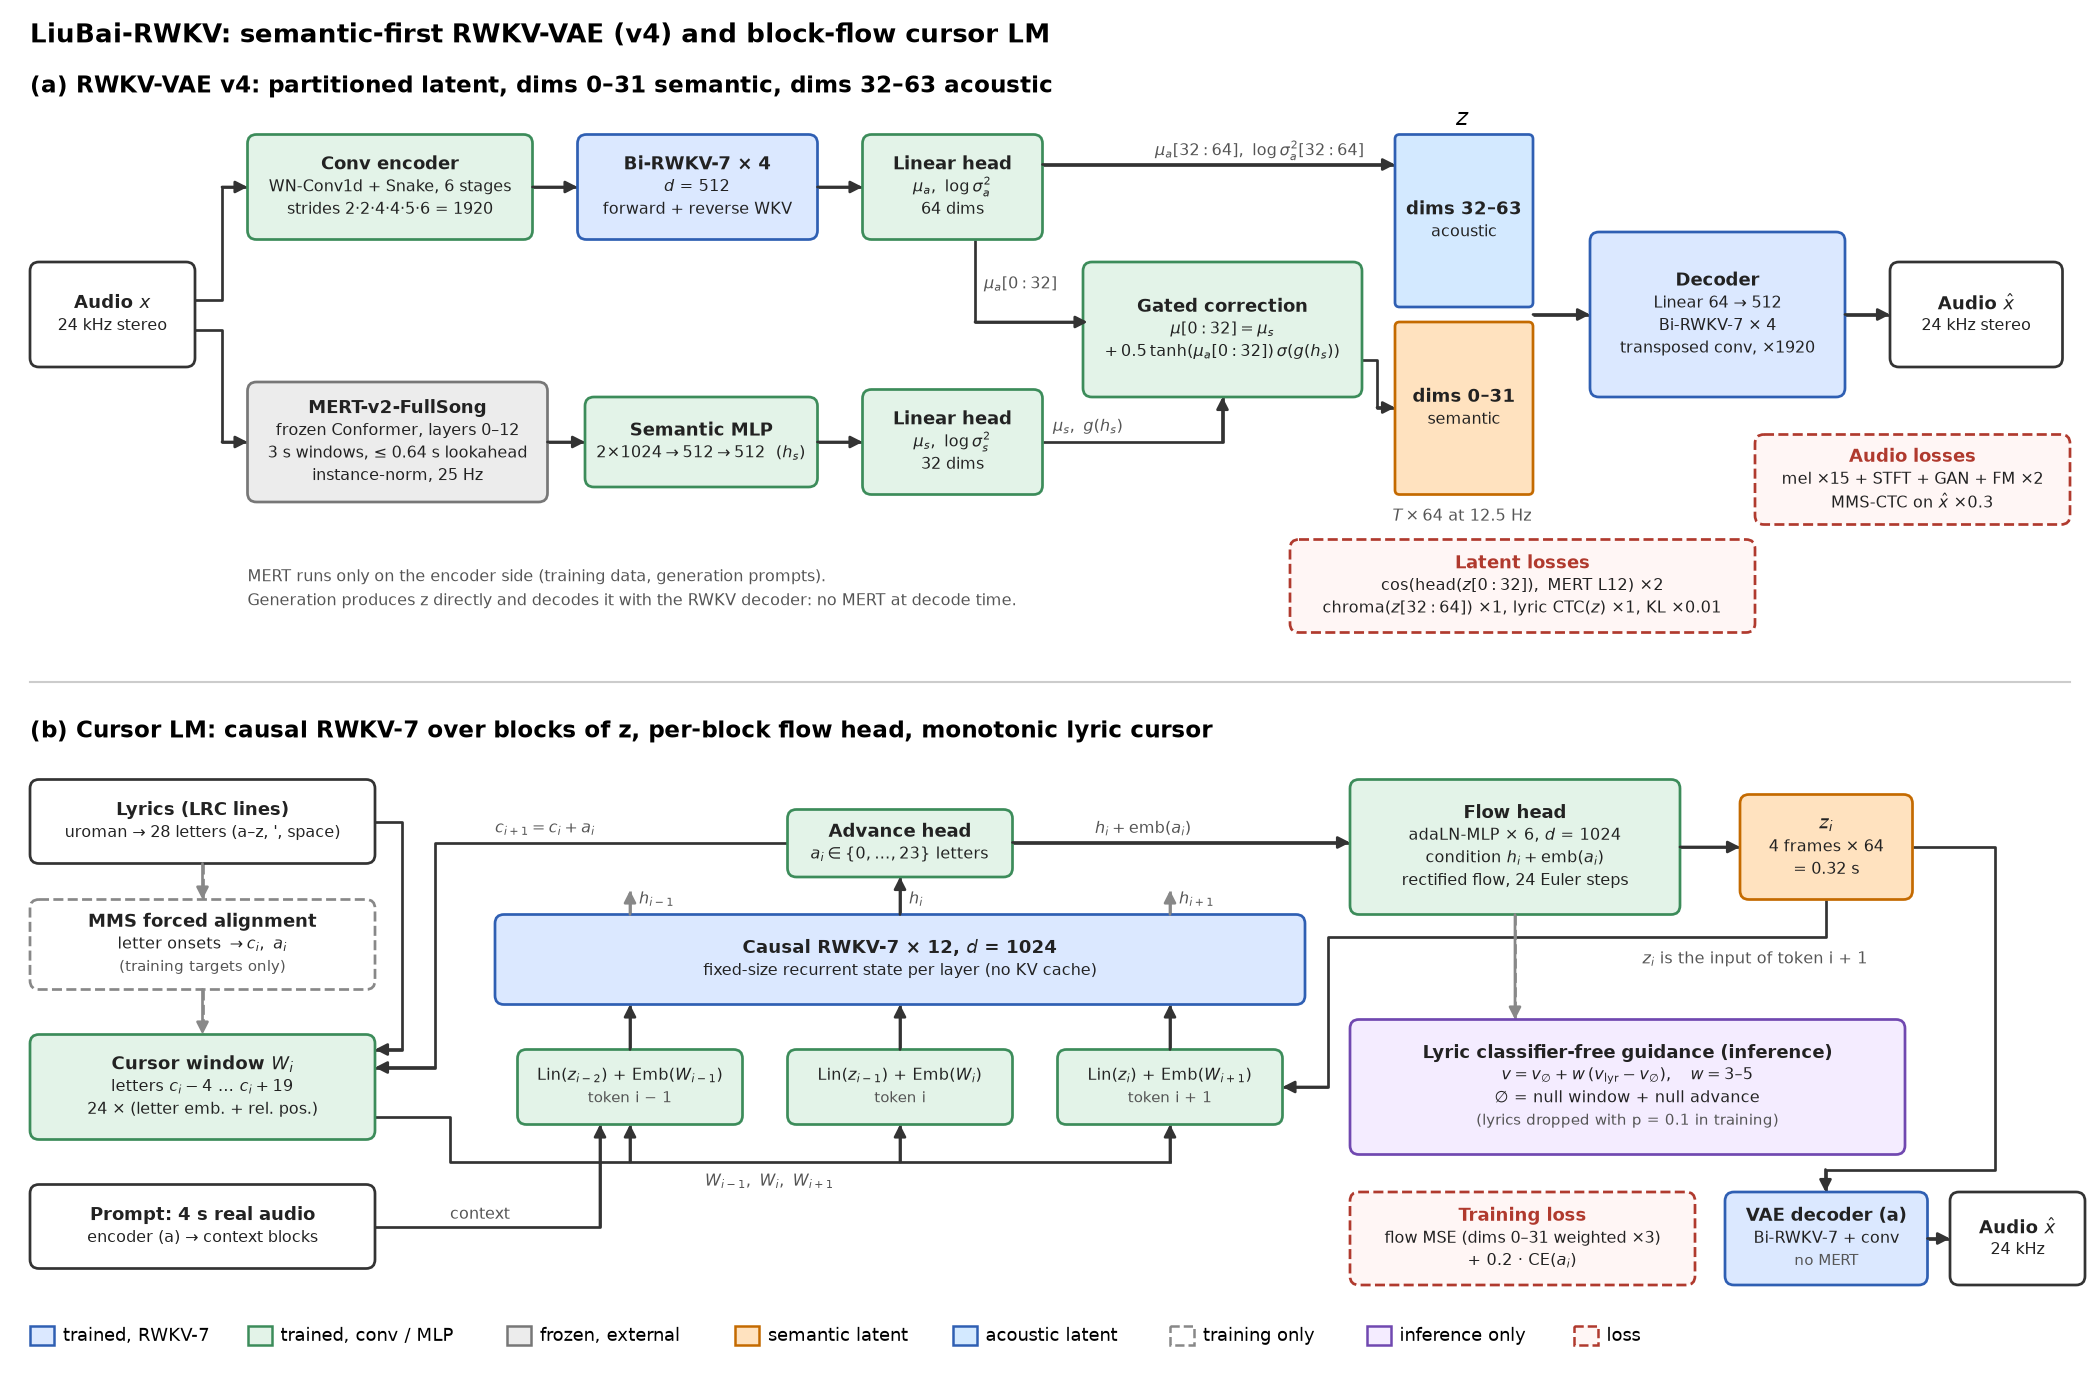

This figure's Python source:
#!/usr/bin/env python3
"""Architecture figure for the paper: LiuBai-RWKV = semantic-first RWKV-VAE (v4) + block-flow cursor LM.
Numbers follow out/vae/v4/config.json, out/clm/cursor_v4b/config.json and vae/{model,cursor_lm,rwkv}.py.
usage: python liubai_arch.py  ->  liubai_arch.pdf (vector, for LaTeX) + liubai_arch.png (preview)"""
import matplotlib
matplotlib.use("Agg")
import matplotlib.pyplot as plt
from matplotlib.patches import FancyBboxPatch, Rectangle
from pathlib import Path

plt.rcParams.update({"font.family": "DejaVu Sans", "mathtext.fontset": "dejavusans", "font.size": 8.5})
W, H = 1400, 925
fig = plt.figure(figsize=(W / 100, H / 100)); ax = fig.add_axes([0, 0, 1, 1]); ax.set_xlim(0, W); ax.set_ylim(H, 0); ax.axis("off")

STY = dict(rwkv=("#dbe8ff", "#2f5fb3", "-", ""), mlp=("#e3f3e8", "#3c8c5a", "-", ""), frz=("#ececec", "#777777", "-", ""),
           sem=("#ffe2bf", "#c46a00", "-", ""), aco=("#d3e9ff", "#2f5fb3", "-", ""), io=("#ffffff", "#333333", "-", ""),
           cfg=("#f4ecff", "#7048b0", "-", ""), train=("#ffffff", "#888888", "--", ""), loss=("#fff6f5", "#b03a2e", "--", ""))


def box(x, y, w, h, st, title=None, lines=(), small=(), r=6):
    fc, ec, ls, hatch = STY[st]
    ax.add_patch(FancyBboxPatch((x, y), w, h, boxstyle=f"round,pad=0,rounding_size={r}", fc=fc, ec=ec, ls=ls, lw=1.3,
                                hatch=hatch, zorder=2))
    rows = ([(title, dict(fontweight="bold", fontsize=8.8, color="#b03a2e" if st == "loss" else "#222"))] if title else []) \
        + [(t, dict(fontsize=7.9, color="#222")) for t in lines] + [(t, dict(fontsize=7.3, color="#555")) for t in small]
    step = 15; y0 = y + h / 2 - step * (len(rows) - 1) / 2
    for i, (t, kw) in enumerate(rows):
        ax.text(x + w / 2, y0 + i * step, t, ha="center", va="center", zorder=3, **kw)


def arrow(pts, dashed=False, grey=False, head=True):
    col = "#888888" if (dashed or grey) else "#333333"
    xs, ys = zip(*pts)
    ax.plot(xs[:-1] + (xs[-1],), ys, color=col, lw=1.3, ls="--" if dashed else "-", zorder=1, solid_capstyle="butt")
    if head:
        ax.annotate("", xy=pts[-1], xytext=pts[-2], zorder=4,
                    arrowprops=dict(arrowstyle="-|>,head_length=0.55,head_width=0.28", color=col, lw=1.3, shrinkA=0, shrinkB=0))


def note(x, y, t, **kw): ax.text(x, y, t, fontsize=kw.pop("fs", 7.8), color=kw.pop("c", "#555"), va="center", zorder=3, **kw)


ax.text(20, 24, "LiuBai-RWKV: semantic-first RWKV-VAE (v4) and block-flow cursor LM", fontsize=12.5, fontweight="bold", va="center")

# ============ (a) VAE ============
ax.text(20, 58, "(a) RWKV-VAE v4: partitioned latent, dims 0–31 semantic, dims 32–63 acoustic", fontsize=11, fontweight="bold", va="center")
box(20, 175, 110, 70, "io", "Audio $x$", ["24 kHz stereo"])
arrow([(130, 200), (148, 200), (148, 125), (165, 125)]); arrow([(130, 220), (148, 220), (148, 295), (165, 295)])

box(165, 90, 190, 70, "mlp", "Conv encoder", ["WN-Conv1d + Snake, 6 stages", "strides 2·2·4·4·5·6 = 1920"])
arrow([(355, 125), (385, 125)])
box(385, 90, 160, 70, "rwkv", "Bi-RWKV-7 × 4", ["$d$ = 512", "forward + reverse WKV"])
arrow([(545, 125), (575, 125)])
box(575, 90, 120, 70, "mlp", "Linear head", [r"$\mu_a,\ \log\sigma_a^2$", "64 dims"])

box(165, 255, 200, 80, "frz", "MERT-v2-FullSong", ["frozen Conformer, layers 0–12", "3 s windows, ≤ 0.64 s lookahead",
                                                   "instance-norm, 25 Hz"])
arrow([(365, 295), (390, 295)])
box(390, 265, 155, 60, "mlp", "Semantic MLP", [r"$2{\times}1024 \rightarrow 512 \rightarrow 512$  ($h_s$)"])
arrow([(545, 295), (575, 295)])
box(575, 260, 120, 70, "mlp", "Linear head", [r"$\mu_s,\ \log\sigma_s^2$", "32 dims"])

arrow([(650, 160), (650, 215), (725, 215)]); note(656, 190, r"$\mu_a[0{:}32]$")
arrow([(695, 295), (815, 295), (815, 265)]); note(702, 285, r"$\mu_s,\ g(h_s)$")
box(722, 175, 186, 90, "mlp", "Gated correction",
    [r"$\mu[0{:}32] = \mu_s$", r"$+\,0.5\,\tanh(\mu_a[0{:}32])\,\sigma(g(h_s))$"])
arrow([(695, 110), (930, 110)]); note(770, 101, r"$\mu_a[32{:}64],\ \log\sigma_a^2[32{:}64]$")
arrow([(905, 240), (918, 240), (918, 272), (930, 272)])

ax.text(975, 80, "$z$", ha="center", va="center", fontsize=11, fontweight="bold")
box(930, 90, 92, 115, "aco", "dims 32–63", ["acoustic"], r=3)
box(930, 215, 92, 115, "sem", "dims 0–31", ["semantic"], r=3)
note(975, 345, r"$T \times 64$ at 12.5 Hz", ha="center")

arrow([(1022, 210), (1060, 210)])
box(1060, 155, 170, 110, "rwkv", "Decoder", ["Linear 64 → 512", "Bi-RWKV-7 × 4", "transposed conv, ×1920"])
arrow([(1230, 210), (1260, 210)])
box(1260, 175, 115, 70, "io", r"Audio $\hat{x}$", ["24 kHz stereo"])
box(1170, 290, 210, 60, "loss", "Audio losses", ["mel ×15 + STFT + GAN + FM ×2", r"MMS-CTC on $\hat{x}$ ×0.3"])
box(860, 360, 310, 62, "loss", "Latent losses", [r"$\cos(\mathrm{head}(z[0{:}32]),\ \mathrm{MERT\ L12})$ ×2",
                                                 r"chroma$(z[32{:}64])$ ×1, lyric CTC$(z)$ ×1, KL ×0.01"])
note(165, 385, "MERT runs only on the encoder side (training data, generation prompts).")
note(165, 401, "Generation produces z directly and decodes it with the RWKV decoder: no MERT at decode time.")
ax.plot([20, 1380], [455, 455], color="#cccccc", lw=1)

# ============ (b) cursor LM ============
ax.text(20, 488, "(b) Cursor LM: causal RWKV-7 over blocks of z, per-block flow head, monotonic lyric cursor",
        fontsize=11, fontweight="bold", va="center")
box(20, 520, 230, 56, "io", "Lyrics (LRC lines)", ["uroman → 28 letters (a–z, ', space)"])
arrow([(135, 576), (135, 600)], dashed=True)
box(20, 600, 230, 60, "train", "MMS forced alignment", [r"letter onsets $\rightarrow c_i,\ a_i$"], ["(training targets only)"])
arrow([(135, 660), (135, 690)], dashed=True)
arrow([(250, 548), (268, 548), (268, 700), (250, 700)])
box(20, 690, 230, 70, "mlp", r"Cursor window $W_i$", [r"letters $c_i-4\ \ldots\ c_i+19$", "24 × (letter emb. + rel. pos.)"])
box(20, 790, 230, 56, "io", "Prompt: 4 s real audio", ["encoder (a) → context blocks"])

ax.plot([250, 300, 300, 780], [745, 745, 775, 775], color="#333333", lw=1.3, zorder=1)
for xx in (420, 600, 780): arrow([(xx, 775), (xx, 750)])
note(470, 788, r"$W_{i-1},\ W_i,\ W_{i+1}$")
arrow([(250, 818), (400, 818), (400, 750)]); note(300, 810, "context")

for xx, t, lab in ((345, r"Lin($z_{i-2}$) + Emb($W_{i-1}$)", "token i − 1"), (525, r"Lin($z_{i-1}$) + Emb($W_i$)", "token i"),
                   (705, r"Lin($z_i$) + Emb($W_{i+1}$)", "token i + 1")):
    box(xx, 700, 150, 50, "mlp", None, [t], [lab]); arrow([(xx + 75, 700), (xx + 75, 670)])
box(330, 610, 540, 60, "rwkv", "Causal RWKV-7 × 12, $d$ = 1024", ["fixed-size recurrent state per layer (no KV cache)"])
arrow([(420, 610), (420, 594)], grey=True); note(426, 600, r"$h_{i-1}$")
arrow([(780, 610), (780, 594)], grey=True); note(786, 600, r"$h_{i+1}$")
arrow([(600, 610), (600, 585)]); note(606, 600, r"$h_i$")
box(525, 540, 150, 45, "mlp", "Advance head", [r"$a_i \in \{0,\ldots,23\}$ letters"])
arrow([(525, 562), (290, 562), (290, 712), (250, 712)]); note(330, 553, r"$c_{i+1} = c_i + a_i$")
arrow([(675, 562), (900, 562)]); note(730, 553, r"$h_i + \mathrm{emb}(a_i)$")
box(900, 520, 220, 90, "mlp", "Flow head", ["adaLN-MLP × 6, $d$ = 1024", r"condition $h_i + \mathrm{emb}(a_i)$",
                                             "rectified flow, 24 Euler steps"])
arrow([(1120, 565), (1160, 565)])
box(1160, 530, 115, 70, "sem", r"$z_i$", ["4 frames × 64", "= 0.32 s"])
arrow([(1217, 600), (1217, 625), (885, 625), (885, 725), (855, 725)]); note(1095, 640, r"$z_i$ is the input of token i + 1")
arrow([(1010, 610), (1010, 680)], dashed=True)
box(900, 680, 370, 90, "cfg", "Lyric classifier-free guidance (inference)",
    [r"$v = v_\varnothing + w\,(v_\mathrm{lyr} - v_\varnothing),\quad w = 3$–$5$", r"$\varnothing$ = null window + null advance"],
    ["(lyrics dropped with p = 0.1 in training)"])
box(900, 795, 230, 62, "loss", "Training loss", ["flow MSE (dims 0–31 weighted ×3)", r"+ 0.2 · CE($a_i$)"])
arrow([(1275, 565), (1330, 565), (1330, 780), (1217, 780), (1217, 795)])
box(1150, 795, 135, 62, "rwkv", "VAE decoder (a)", ["Bi-RWKV-7 + conv"], ["no MERT"])
arrow([(1285, 826), (1300, 826)])
box(1300, 795, 90, 62, "io", r"Audio $\hat{x}$", ["24 kHz"])

# legend
lx = 20
for st, t in (("rwkv", "trained, RWKV-7"), ("mlp", "trained, conv / MLP"), ("frz", "frozen, external"), ("sem", "semantic latent"),
              ("aco", "acoustic latent"), ("train", "training only"), ("cfg", "inference only"), ("loss", "loss")):
    fc, ec, ls, hatch = STY[st]
    ax.add_patch(Rectangle((lx, 884), 16, 13, fc=fc, ec=ec, ls=ls, lw=1.2, hatch=hatch))
    ax.text(lx + 22, 891, t, va="center", fontsize=8.5); lx += 40 + 7.0 * len(t)

out = Path(__file__).with_suffix("")
fig.savefig(f"{out}.pdf"); fig.savefig(f"{out}.png", dpi=150); print("wrote", f"{out}.pdf", f"{out}.png")
